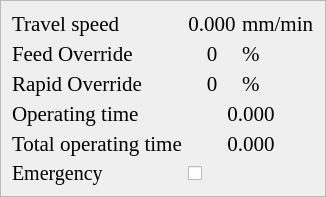
           <widget class="QFrame" name="frame_4">
            <property name="minimumSize">
             <size>
              <width>0</width>
              <height>0</height>
             </size>
            </property>
            <property name="maximumSize">
             <size>
              <width>16777215</width>
              <height>600</height>
             </size>
            </property>
            <property name="frameShape">
             <enum>QFrame::StyledPanel</enum>
            </property>
            <property name="frameShadow">
             <enum>QFrame::Raised</enum>
            </property>
            <layout class="QGridLayout" name="gridLayout_8">
             <item row="3" column="2">
              <widget class="QLabel" name="label_8">
               <property name="font">
                <font>
                 <family>Times New Roman</family>
                 <pointsize>16</pointsize>
                </font>
               </property>
               <property name="text">
                <string>%</string>
               </property>
              </widget>
             </item>
             <item row="0" column="1">
              <widget class="QLabel" name="feed_val">
               <property name="font">
                <font>
                 <family>Times New Roman</family>
                 <pointsize>16</pointsize>
                </font>
               </property>
               <property name="text">
                <string>0.000</string>
               </property>
               <property name="alignment">
                <set>Qt::AlignCenter</set>
               </property>
              </widget>
             </item>
             <item row="2" column="1">
              <widget class="QLabel" name="override_val">
               <property name="font">
                <font>
                 <family>Times New Roman</family>
                 <pointsize>16</pointsize>
                </font>
               </property>
               <property name="text">
                <string>0</string>
               </property>
               <property name="alignment">
                <set>Qt::AlignCenter</set>
               </property>
              </widget>
             </item>
             <item row="2" column="0">
              <widget class="QLabel" name="label_12">
               <property name="font">
                <font>
                 <family>Times New Roman</family>
                 <pointsize>16</pointsize>
                </font>
               </property>
               <property name="text">
                <string>Feed Override</string>
               </property>
              </widget>
             </item>
             <item row="3" column="1">
              <widget class="QLabel" name="rapid_override_val">
               <property name="font">
                <font>
                 <family>Times New Roman</family>
                 <pointsize>16</pointsize>
                </font>
               </property>
               <property name="text">
                <string>0</string>
               </property>
               <property name="alignment">
                <set>Qt::AlignCenter</set>
               </property>
              </widget>
             </item>
             <item row="0" column="2">
              <widget class="QLabel" name="label_3">
               <property name="font">
                <font>
                 <family>Times New Roman</family>
                 <pointsize>16</pointsize>
                </font>
               </property>
               <property name="text">
                <string>mm/min</string>
               </property>
              </widget>
             </item>
             <item row="6" column="0">
              <widget class="QLabel" name="label_13">
               <property name="font">
                <font>
                 <family>Times New Roman</family>
                 <pointsize>16</pointsize>
                </font>
               </property>
               <property name="text">
                <string>Operating time</string>
               </property>
              </widget>
             </item>
             <item row="0" column="0">
              <widget class="QLabel" name="feed_label">
               <property name="font">
                <font>
                 <family>Times New Roman</family>
                 <pointsize>16</pointsize>
                </font>
               </property>
               <property name="text">
                <string>Travel speed</string>
               </property>
              </widget>
             </item>
             <item row="10" column="1">
              <widget class="QCheckBox" name="checkBox">
               <property name="sizePolicy">
                <sizepolicy hsizetype="Minimum" vsizetype="Fixed">
                 <horstretch>0</horstretch>
                 <verstretch>0</verstretch>
                </sizepolicy>
               </property>
               <property name="mouseTracking">
                <bool>false</bool>
               </property>
               <property name="checkable">
                <bool>true</bool>
               </property>
              </widget>
             </item>
             <item row="2" column="2">
              <widget class="QLabel" name="label_4">
               <property name="font">
                <font>
                 <family>Times New Roman</family>
                 <pointsize>16</pointsize>
                </font>
               </property>
               <property name="text">
                <string>%</string>
               </property>
              </widget>
             </item>
             <item row="6" column="1" colspan="2">
              <widget class="QLabel" name="operating_time">
               <property name="font">
                <font>
                 <family>Times New Roman</family>
                 <pointsize>16</pointsize>
                </font>
               </property>
               <property name="text">
                <string>0.000</string>
               </property>
               <property name="alignment">
                <set>Qt::AlignCenter</set>
               </property>
              </widget>
             </item>
             <item row="3" column="0">
              <widget class="QLabel" name="label_15">
               <property name="font">
                <font>
                 <family>Times New Roman</family>
                 <pointsize>16</pointsize>
                </font>
               </property>
               <property name="text">
                <string>Rapid Override</string>
               </property>
              </widget>
             </item>
             <item row="10" column="0">
              <widget class="QLabel" name="label_10">
               <property name="font">
                <font>
                 <family>Times New Roman</family>
                 <pointsize>15</pointsize>
                </font>
               </property>
               <property name="text">
                <string>Emergency</string>
               </property>
              </widget>
             </item>
             <item row="7" column="0">
              <widget class="QLabel" name="label_6">
               <property name="font">
                <font>
                 <family>Times New Roman</family>
                 <pointsize>16</pointsize>
                </font>
               </property>
               <property name="text">
                <string>Total operating time</string>
               </property>
              </widget>
             </item>
             <item row="7" column="1" colspan="2">
              <widget class="QLabel" name="total_operating_time">
               <property name="font">
                <font>
                 <family>Times New Roman</family>
                 <pointsize>16</pointsize>
                </font>
               </property>
               <property name="text">
                <string>0.000</string>
               </property>
               <property name="alignment">
                <set>Qt::AlignCenter</set>
               </property>
              </widget>
             </item>
            </layout>
           </widget>
